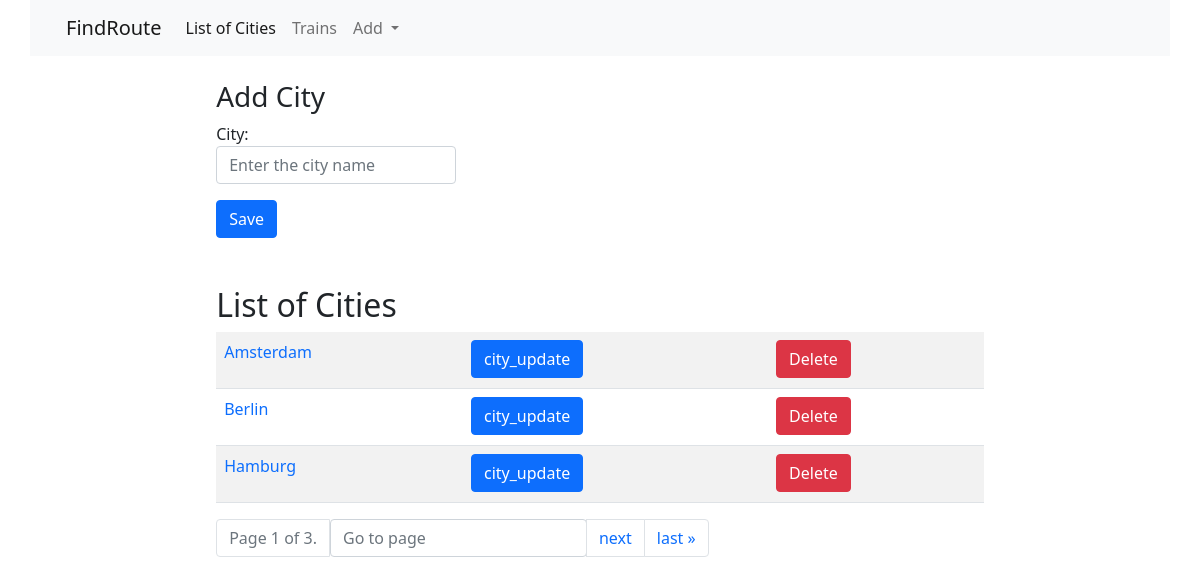
Screenshot of /cities/ with the database file from the repository.
### cities/models.py (models this page shows, shortened)
class City(models.Model):
    name = models.CharField(max_length=100, unique=True,
                            verbose_name="City name")
    class Meta:
        verbose_name = "City"
        verbose_name_plural = "Cities"
        ordering = ['name']

### cities/views.py (the view)
# urls.py: path('', CityListView.as_view(), name="city_list"),
class CityListView(ListView):
    model = City
    template_name = 'cities/city_list.html'
    paginate_by = 3
    def get_context_data(self, **kwargs):
        context = super().get_context_data(**kwargs)
        form = CityForm()
        context['form'] = form
        return context

### cities/forms.py
class CityForm(forms.ModelForm):
    name = forms.CharField(label="City", widget=forms.TextInput(
        attrs={'class': 'form-control', 'placeholder': 'Enter the city name'}))
    class Meta:
        model = City
        fields = ('name',)

### cities/templates/cities/city_list.html (shortened to what this page needs)
{% extends 'base.html' %}
{% block content %}
<div class="row">
    <div class="col-md-10 mx-auto">
        <br>
        <h3>Add City</h3>
        {% include 'form.html' with button='Save' action='add/' %}
        <br>
        <br>
        <h2>List of Cities</h2>
        <table class="table table-striped">
        {% for object in page_obj %}
        <tr>
            <td>
                <a href="{% url 'cities:city_detail' pk=object.id %}" style="text-decoration: none;"><p>{{object.name}}</p></a>
            </td>
            <td>
                <a href="{% url 'cities:city_update' pk=object.id %}" style="text-decoration: none;"><button type="button" class="btn btn-primary">city_update</button></a>
            </td>
            <td>
                <a href="{% url 'cities:city_delete' pk=object.id %}" style="text-decoration: none;"><button type="button" class="btn btn-danger">Delete</button></a>
            </td>
        </tr>
        {% endfor%}
        </table>
        <div class="pagination">
            <nav aria-label="...">
                <ul class="pagination">
                    <li class="page-item disabled">
                        <span class="page-link">Page {{ page_obj.number }} of {{ page_obj.paginator.num_pages }}.</span>
                    </li>
                     <li class="page-item" aria-current="page">
                            <form action="">
                                <input type="text" name="page" class="form-control" placeholder="Go to page" width="30px">
                            </form>
                        </li>
                    {% if page_obj.has_next %}
                        <li class="page-item" aria-current="page">
                            <a class="page-link" href="?page={{ page_obj.next_page_number }}">next</a>
                        </li>
                        <li class="page-item" aria-current="page">
                            <a class="page-link" href="?page={{ page_obj.paginator.num_pages }}">last &raquo;</a>
                        </li>
                    {% endif %}
                </ul>
            </nav>
        </div>
    </div>
</div>
{% endblock%}

### rows the page displays
City: name "Amsterdam"
City: name "Berlin"
City: name "Hamburg"

### other values shown
{{ button }} "Save"
{{ page_obj.number }} "1"
{{ page_obj.paginator.num_pages }} "3"
